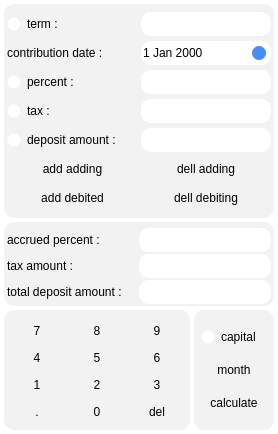
<?xml version="1.0" encoding="UTF-8"?>
<ui version="4.0">
 <class>deposit</class>
 <widget class="QWidget" name="deposit">
  <property name="geometry">
   <rect>
    <x>0</x>
    <y>0</y>
    <width>278</width>
    <height>434</height>
   </rect>
  </property>
  <property name="windowTitle">
   <string>Form</string>
  </property>
  <property name="windowIcon">
   <iconset>
    <normaloff> icon.ico</normaloff> icon.ico</iconset>
  </property>
  <property name="styleSheet">
   <string notr="true">background-color: rgb(255, 255, 255);</string>
  </property>
  <layout class="QGridLayout" name="gridLayout_11">
   <property name="leftMargin">
    <number>4</number>
   </property>
   <property name="topMargin">
    <number>4</number>
   </property>
   <property name="rightMargin">
    <number>4</number>
   </property>
   <property name="bottomMargin">
    <number>4</number>
   </property>
   <property name="spacing">
    <number>4</number>
   </property>
   <item row="0" column="0" colspan="2">
    <widget class="QGroupBox" name="groupBox">
     <property name="whatsThis">
      <string>deposit_input_box</string>
     </property>
     <property name="styleSheet">
      <string notr="true">background-color: rgba(126, 125, 128, 26);
border-top-right-radius: 10px;
border-bottom-right-radius: 10px;
border-bottom-left-radius: 10px;
border-top-left-radius: 10px;</string>
     </property>
     <layout class="QGridLayout" name="gridLayout_10">
      <property name="leftMargin">
       <number>0</number>
      </property>
      <property name="topMargin">
       <number>0</number>
      </property>
      <property name="rightMargin">
       <number>0</number>
      </property>
      <property name="bottomMargin">
       <number>0</number>
      </property>
      <property name="spacing">
       <number>3</number>
      </property>
      <item row="4" column="0">
       <layout class="QGridLayout" name="deposit_amount_layout">
        <item row="0" column="0">
         <widget class="QRadioButton" name="deposit_amount_r_botton">
          <property name="minimumSize">
           <size>
            <width>0</width>
            <height>24</height>
           </size>
          </property>
          <property name="styleSheet">
           <string notr="true">QRadioButton{ 
	background-color: None;
}

QRadioButton::indicator::unchecked{ 
	border: 1px solid; 
	border-color: rgba(255, 255, 255, 0);
	border-radius: 7px;
	background-color: white; 
	width: 12px; 
	height: 12px; 
}

QRadioButton::indicator::checked{ 
	border: 1px dotted; 
	border-color: rgba(162, 162, 162);
	border-radius: 7px;
	background-color: rgb(64, 134, 247);
	width: 12px; 
	height: 12px; 
}

</string>
          </property>
          <property name="text">
           <string>deposit amount :</string>
          </property>
         </widget>
        </item>
        <item row="0" column="1">
         <widget class="QLabel" name="show_deposit_amount">
          <property name="minimumSize">
           <size>
            <width>0</width>
            <height>24</height>
           </size>
          </property>
          <property name="styleSheet">
           <string notr="true">background-color: rgb(255, 255, 255);
color: black;</string>
          </property>
          <property name="text">
           <string/>
          </property>
         </widget>
        </item>
       </layout>
      </item>
      <item row="0" column="0">
       <layout class="QGridLayout" name="term_layout">
        <item row="0" column="1">
         <widget class="QLabel" name="show_term">
          <property name="minimumSize">
           <size>
            <width>0</width>
            <height>24</height>
           </size>
          </property>
          <property name="styleSheet">
           <string notr="true">background-color: rgb(255, 255, 255);
color: black;</string>
          </property>
          <property name="text">
           <string/>
          </property>
          <property name="alignment">
           <set>Qt::AlignCenter</set>
          </property>
         </widget>
        </item>
        <item row="0" column="0">
         <widget class="QRadioButton" name="term_r_button">
          <property name="minimumSize">
           <size>
            <width>0</width>
            <height>24</height>
           </size>
          </property>
          <property name="styleSheet">
           <string notr="true">QRadioButton{ 
	background-color: None;
}

QRadioButton::indicator::unchecked{ 
	border: 1px solid; 
	border-color: rgba(255, 255, 255, 0);
	border-radius: 7px;
	background-color: white; 
	width: 12px; 
	height: 12px; 
}

QRadioButton::indicator::checked{ 
	border: 1px dotted; 
	border-color: rgba(162, 162, 162);
	border-radius: 7px;
	background-color: rgb(64, 134, 247);
	width: 12px; 
	height: 12px; 
}

</string>
          </property>
          <property name="text">
           <string>term :</string>
          </property>
         </widget>
        </item>
       </layout>
      </item>
      <item row="3" column="0">
       <layout class="QGridLayout" name="tax_layout">
        <item row="0" column="1">
         <widget class="QLabel" name="show_tax">
          <property name="minimumSize">
           <size>
            <width>0</width>
            <height>24</height>
           </size>
          </property>
          <property name="styleSheet">
           <string notr="true">background-color: rgb(255, 255, 255);
color: black;</string>
          </property>
          <property name="text">
           <string/>
          </property>
         </widget>
        </item>
        <item row="0" column="0">
         <widget class="QRadioButton" name="tax_r_button">
          <property name="minimumSize">
           <size>
            <width>0</width>
            <height>24</height>
           </size>
          </property>
          <property name="styleSheet">
           <string notr="true">QRadioButton{ 
	background-color: None;
}

QRadioButton::indicator::unchecked{ 
	border: 1px solid; 
	border-color: rgba(255, 255, 255, 0);
	border-radius: 7px;
	background-color: white; 
	width: 12px; 
	height: 12px; 
}

QRadioButton::indicator::checked{ 
	border: 1px dotted; 
	border-color: rgba(162, 162, 162);
	border-radius: 7px;
	background-color: rgb(64, 134, 247);
	width: 12px; 
	height: 12px; 
}

</string>
          </property>
          <property name="text">
           <string>tax :</string>
          </property>
         </widget>
        </item>
       </layout>
      </item>
      <item row="6" column="0">
       <layout class="QVBoxLayout" name="dynamic_vert_layout_add">
        <property name="spacing">
         <number>3</number>
        </property>
       </layout>
      </item>
      <item row="5" column="0">
       <layout class="QGridLayout" name="adding_group_layout">
        <item row="0" column="0">
         <widget class="QPushButton" name="add_adding">
          <property name="minimumSize">
           <size>
            <width>102</width>
            <height>24</height>
           </size>
          </property>
          <property name="styleSheet">
           <string notr="true">QPushButton {
	background-color: rgba(255, 255, 255, 0);
}


QPushButton:pressed {
 	color: rgb(98, 197, 84);
}</string>
          </property>
          <property name="text">
           <string>add adding</string>
          </property>
         </widget>
        </item>
        <item row="0" column="1">
         <widget class="QPushButton" name="dell_adding">
          <property name="minimumSize">
           <size>
            <width>0</width>
            <height>24</height>
           </size>
          </property>
          <property name="styleSheet">
           <string notr="true">QPushButton {
	background-color: rgba(255, 255, 255, 0);
}


QPushButton:pressed {
 	color: rgb(236, 105, 95);
}</string>
          </property>
          <property name="text">
           <string>dell adding</string>
          </property>
         </widget>
        </item>
       </layout>
      </item>
      <item row="2" column="0">
       <layout class="QGridLayout" name="percent_layout">
        <item row="0" column="0">
         <widget class="QRadioButton" name="percent_r_button">
          <property name="minimumSize">
           <size>
            <width>0</width>
            <height>24</height>
           </size>
          </property>
          <property name="styleSheet">
           <string notr="true">QRadioButton{ 
	background-color: None;
}

QRadioButton::indicator::unchecked{ 
	border: 1px solid; 
	border-color: rgba(255, 255, 255, 0);
	border-radius: 7px;
	background-color: white; 
	width: 12px; 
	height: 12px; 
}

QRadioButton::indicator::checked{ 
	border: 1px dotted; 
	border-color: rgba(162, 162, 162);
	border-radius: 7px;
	background-color: rgb(64, 134, 247);
	width: 12px; 
	height: 12px; 
}

</string>
          </property>
          <property name="text">
           <string>percent :</string>
          </property>
         </widget>
        </item>
        <item row="0" column="1">
         <widget class="QLabel" name="show_percent">
          <property name="minimumSize">
           <size>
            <width>0</width>
            <height>24</height>
           </size>
          </property>
          <property name="styleSheet">
           <string notr="true">background-color: rgb(255, 255, 255);
color: black;</string>
          </property>
          <property name="text">
           <string/>
          </property>
         </widget>
        </item>
       </layout>
      </item>
      <item row="7" column="0">
       <layout class="QGridLayout" name="debiting_group_layout">
        <item row="0" column="0">
         <widget class="QPushButton" name="add_debited">
          <property name="minimumSize">
           <size>
            <width>0</width>
            <height>24</height>
           </size>
          </property>
          <property name="styleSheet">
           <string notr="true">QPushButton {
	background-color: rgba(255, 255, 255, 0);
}


QPushButton:pressed {
 	color: rgb(98, 197, 84);
}</string>
          </property>
          <property name="text">
           <string>add debited</string>
          </property>
         </widget>
        </item>
        <item row="0" column="1">
         <widget class="QPushButton" name="dell_debiting">
          <property name="minimumSize">
           <size>
            <width>0</width>
            <height>24</height>
           </size>
          </property>
          <property name="styleSheet">
           <string notr="true">QPushButton {
	background-color: rgba(255, 255, 255, 0);
}


QPushButton:pressed {
 	color: rgb(236, 105, 95);
}</string>
          </property>
          <property name="text">
           <string>dell debiting</string>
          </property>
         </widget>
        </item>
       </layout>
      </item>
      <item row="1" column="0">
       <layout class="QGridLayout" name="contribute_date_layout">
        <item row="0" column="1">
         <widget class="QDateEdit" name="contribution_calendar">
          <property name="minimumSize">
           <size>
            <width>0</width>
            <height>24</height>
           </size>
          </property>
          <property name="styleSheet">
           <string notr="true">QDateEdit
{
	background-color : white;
}

QDateEdit::down-button
{	
	background-color : rgb(72, 141, 247);
	border-bottom-right-radius: 7px;
	border-bottom-left-radius: 7px;
	width: 14px; 
	height: 7px; 
	margin-right: 5px;
	margin-bottom: 5px;
}

QDateEdit::down-button:pressed
{	
	background-color : rgb(53, 113, 205);
	border-bottom-right-radius: 7px;
	border-bottom-left-radius: 7px;
	width: 14px; 
	height: 7px; 
	margin-right: 5px;
	margin-bottom: 5px;
}

QDateEdit::up-button
{	
	background-color : rgb(72, 141, 247);
	border-top-right-radius: 7px;
	border-top-left-radius: 7px;
	width: 14px; 
	height: 7px; 
	margin-right: 5px;
	margin-top: 5px;
}

QDateEdit::up-button:pressed
{	
	background-color : rgb(53, 113, 205);
	border-top-right-radius: 7px;
	border-top-left-radius: 7px;
	width: 14px; 
	height: 7px; 
	margin-right: 5px;
	margin-top: 5px;
}</string>
          </property>
          <property name="readOnly">
           <bool>false</bool>
          </property>
          <property name="buttonSymbols">
           <enum>QAbstractSpinBox::PlusMinus</enum>
          </property>
          <property name="keyboardTracking">
           <bool>false</bool>
          </property>
          <property name="calendarPopup">
           <bool>false</bool>
          </property>
         </widget>
        </item>
        <item row="0" column="0">
         <widget class="QLabel" name="date_contribution">
          <property name="minimumSize">
           <size>
            <width>0</width>
            <height>24</height>
           </size>
          </property>
          <property name="styleSheet">
           <string notr="true">background-color: rgba(255, 255, 255, 0);</string>
          </property>
          <property name="text">
           <string>contribution date :</string>
          </property>
         </widget>
        </item>
       </layout>
      </item>
      <item row="8" column="0">
       <layout class="QVBoxLayout" name="dynamic_vert_layout_deb">
        <property name="spacing">
         <number>3</number>
        </property>
       </layout>
      </item>
     </layout>
    </widget>
   </item>
   <item row="2" column="1">
    <widget class="QGroupBox" name="operation_group_box">
     <property name="minimumSize">
      <size>
       <width>80</width>
       <height>120</height>
      </size>
     </property>
     <property name="maximumSize">
      <size>
       <width>80</width>
       <height>120</height>
      </size>
     </property>
     <property name="styleSheet">
      <string notr="true">background-color: rgba(126, 125, 128, 26);
border-top-right-radius: 10px;
border-bottom-right-radius: 10px;
border-bottom-left-radius: 10px;
border-top-left-radius: 10px;</string>
     </property>
     <layout class="QGridLayout" name="gridLayout_2">
      <property name="leftMargin">
       <number>0</number>
      </property>
      <property name="topMargin">
       <number>0</number>
      </property>
      <property name="rightMargin">
       <number>0</number>
      </property>
      <property name="bottomMargin">
       <number>0</number>
      </property>
      <property name="spacing">
       <number>0</number>
      </property>
      <item row="2" column="0">
       <widget class="QPushButton" name="calculate">
        <property name="minimumSize">
         <size>
          <width>60</width>
          <height>24</height>
         </size>
        </property>
        <property name="maximumSize">
         <size>
          <width>66</width>
          <height>24</height>
         </size>
        </property>
        <property name="styleSheet">
         <string notr="true">QPushButton {
	background-color: rgba(255, 255, 255, 0);
}


QPushButton:pressed {
 	color: rgb(244, 191, 79);
}</string>
        </property>
        <property name="text">
         <string>calculate</string>
        </property>
       </widget>
      </item>
      <item row="0" column="0">
       <widget class="QRadioButton" name="capitalization">
        <property name="minimumSize">
         <size>
          <width>66</width>
          <height>24</height>
         </size>
        </property>
        <property name="maximumSize">
         <size>
          <width>66</width>
          <height>24</height>
         </size>
        </property>
        <property name="layoutDirection">
         <enum>Qt::LeftToRight</enum>
        </property>
        <property name="autoFillBackground">
         <bool>false</bool>
        </property>
        <property name="styleSheet">
         <string notr="true">QRadioButton{ 
	background-color: None;
}

QRadioButton::indicator::unchecked{ 
	border: 1px solid; 
	border-color: rgba(255, 255, 255, 0);
	border-radius: 7px;
	background-color: white; 
	width: 12px; 
	height: 12px; 
}

QRadioButton::indicator::checked{ 
border: 1px dotted; 
border-color: rgba(162, 162, 162);
border-radius: 7px;
background-color: rgb(64, 134, 247);
width: 12px; 
height: 12px; 
}

</string>
        </property>
        <property name="text">
         <string>capital</string>
        </property>
       </widget>
      </item>
      <item row="1" column="0">
       <widget class="QPushButton" name="periodicity">
        <property name="minimumSize">
         <size>
          <width>66</width>
          <height>24</height>
         </size>
        </property>
        <property name="maximumSize">
         <size>
          <width>66</width>
          <height>24</height>
         </size>
        </property>
        <property name="styleSheet">
         <string notr="true">QPushButton {
	background-color: rgba(255, 255, 255, 0);
}


QPushButton:pressed {
 	color: rgb(244, 191, 79);
}</string>
        </property>
        <property name="text">
         <string>month</string>
        </property>
       </widget>
      </item>
     </layout>
    </widget>
   </item>
   <item row="2" column="0">
    <widget class="QGroupBox" name="operand_group_box">
     <property name="minimumSize">
      <size>
       <width>0</width>
       <height>120</height>
      </size>
     </property>
     <property name="maximumSize">
      <size>
       <width>16777215</width>
       <height>120</height>
      </size>
     </property>
     <property name="styleSheet">
      <string notr="true">background-color: rgba(126, 125, 128, 26);
border-top-right-radius: 10px;
border-bottom-right-radius: 10px;
border-bottom-left-radius: 10px;
border-top-left-radius: 10px;</string>
     </property>
     <layout class="QGridLayout" name="gridLayout">
      <property name="leftMargin">
       <number>0</number>
      </property>
      <property name="topMargin">
       <number>0</number>
      </property>
      <property name="rightMargin">
       <number>0</number>
      </property>
      <property name="bottomMargin">
       <number>0</number>
      </property>
      <property name="spacing">
       <number>0</number>
      </property>
      <item row="3" column="0">
       <widget class="QPushButton" name="dot">
        <property name="minimumSize">
         <size>
          <width>60</width>
          <height>24</height>
         </size>
        </property>
        <property name="styleSheet">
         <string notr="true">QPushButton {
	background-color: rgba(255, 255, 255, 0);
}


QPushButton:pressed {
    color: rgb(64, 134, 247);
}</string>
        </property>
        <property name="text">
         <string>.</string>
        </property>
       </widget>
      </item>
      <item row="0" column="0">
       <widget class="QPushButton" name="seven">
        <property name="minimumSize">
         <size>
          <width>60</width>
          <height>24</height>
         </size>
        </property>
        <property name="styleSheet">
         <string notr="true">QPushButton {
	background-color: rgba(255, 255, 255, 0);
}


QPushButton:pressed {
    color: rgb(64, 134, 247);
}</string>
        </property>
        <property name="text">
         <string>7</string>
        </property>
       </widget>
      </item>
      <item row="1" column="1">
       <widget class="QPushButton" name="five">
        <property name="minimumSize">
         <size>
          <width>60</width>
          <height>24</height>
         </size>
        </property>
        <property name="styleSheet">
         <string notr="true">QPushButton {
	background-color: rgba(255, 255, 255, 0);
}


QPushButton:pressed {
    color: rgb(64, 134, 247);
}</string>
        </property>
        <property name="text">
         <string>5</string>
        </property>
       </widget>
      </item>
      <item row="1" column="0">
       <widget class="QPushButton" name="four">
        <property name="minimumSize">
         <size>
          <width>60</width>
          <height>24</height>
         </size>
        </property>
        <property name="styleSheet">
         <string notr="true">QPushButton {
	background-color: rgba(255, 255, 255, 0);
}


QPushButton:pressed {
    color: rgb(64, 134, 247);
}</string>
        </property>
        <property name="text">
         <string>4</string>
        </property>
       </widget>
      </item>
      <item row="2" column="0">
       <widget class="QPushButton" name="one">
        <property name="minimumSize">
         <size>
          <width>60</width>
          <height>24</height>
         </size>
        </property>
        <property name="styleSheet">
         <string notr="true">QPushButton {
	background-color: rgba(255, 255, 255, 0);
}


QPushButton:pressed {
    color: rgb(64, 134, 247);
}</string>
        </property>
        <property name="text">
         <string>1</string>
        </property>
       </widget>
      </item>
      <item row="2" column="2">
       <widget class="QPushButton" name="three">
        <property name="minimumSize">
         <size>
          <width>60</width>
          <height>24</height>
         </size>
        </property>
        <property name="styleSheet">
         <string notr="true">QPushButton {
	background-color: rgba(255, 255, 255, 0);
}


QPushButton:pressed {
    color: rgb(64, 134, 247);
}</string>
        </property>
        <property name="text">
         <string>3</string>
        </property>
       </widget>
      </item>
      <item row="2" column="1">
       <widget class="QPushButton" name="two">
        <property name="minimumSize">
         <size>
          <width>60</width>
          <height>24</height>
         </size>
        </property>
        <property name="styleSheet">
         <string notr="true">QPushButton {
	background-color: rgba(255, 255, 255, 0);
}


QPushButton:pressed {
    color: rgb(64, 134, 247);
}</string>
        </property>
        <property name="text">
         <string>2</string>
        </property>
       </widget>
      </item>
      <item row="1" column="2">
       <widget class="QPushButton" name="six">
        <property name="minimumSize">
         <size>
          <width>60</width>
          <height>24</height>
         </size>
        </property>
        <property name="styleSheet">
         <string notr="true">QPushButton {
	background-color: rgba(255, 255, 255, 0);
}


QPushButton:pressed {
    color: rgb(64, 134, 247);
}</string>
        </property>
        <property name="text">
         <string>6</string>
        </property>
       </widget>
      </item>
      <item row="3" column="1">
       <widget class="QPushButton" name="zero">
        <property name="minimumSize">
         <size>
          <width>60</width>
          <height>24</height>
         </size>
        </property>
        <property name="styleSheet">
         <string notr="true">QPushButton {
	background-color: rgba(255, 255, 255, 0);
}


QPushButton:pressed {
    color: rgb(64, 134, 247);
}</string>
        </property>
        <property name="text">
         <string>0</string>
        </property>
       </widget>
      </item>
      <item row="3" column="2">
       <widget class="QPushButton" name="del">
        <property name="minimumSize">
         <size>
          <width>50</width>
          <height>24</height>
         </size>
        </property>
        <property name="styleSheet">
         <string notr="true">QPushButton {
	background-color: rgba(255, 255, 255, 0);
}


QPushButton:pressed {
 	color: rgb(236, 105, 95);
}</string>
        </property>
        <property name="text">
         <string>del</string>
        </property>
       </widget>
      </item>
      <item row="0" column="1">
       <widget class="QPushButton" name="eight">
        <property name="minimumSize">
         <size>
          <width>60</width>
          <height>24</height>
         </size>
        </property>
        <property name="styleSheet">
         <string notr="true">QPushButton {
	background-color: rgba(255, 255, 255, 0);
}


QPushButton:pressed {
    color: rgb(64, 134, 247);
}</string>
        </property>
        <property name="text">
         <string>8</string>
        </property>
       </widget>
      </item>
      <item row="0" column="2">
       <widget class="QPushButton" name="nine">
        <property name="minimumSize">
         <size>
          <width>60</width>
          <height>24</height>
         </size>
        </property>
        <property name="styleSheet">
         <string notr="true">QPushButton {
	background-color: rgba(255, 255, 255, 0);
}


QPushButton:pressed {
    color: rgb(64, 134, 247);
}</string>
        </property>
        <property name="text">
         <string>9</string>
        </property>
       </widget>
      </item>
     </layout>
    </widget>
   </item>
   <item row="1" column="0" colspan="2">
    <widget class="QGroupBox" name="output_group_box">
     <property name="minimumSize">
      <size>
       <width>0</width>
       <height>84</height>
      </size>
     </property>
     <property name="maximumSize">
      <size>
       <width>16777215</width>
       <height>84</height>
      </size>
     </property>
     <property name="styleSheet">
      <string notr="true">background-color: rgba(126, 125, 128, 26);
border-top-right-radius: 10px;
border-bottom-right-radius: 10px;
border-bottom-left-radius: 10px;
border-top-left-radius: 10px;</string>
     </property>
     <layout class="QGridLayout" name="gridLayout_12">
      <property name="leftMargin">
       <number>0</number>
      </property>
      <property name="topMargin">
       <number>0</number>
      </property>
      <property name="rightMargin">
       <number>0</number>
      </property>
      <property name="bottomMargin">
       <number>0</number>
      </property>
      <property name="horizontalSpacing">
       <number>0</number>
      </property>
      <property name="verticalSpacing">
       <number>3</number>
      </property>
      <item row="1" column="0">
       <widget class="QLabel" name="res_tax">
        <property name="minimumSize">
         <size>
          <width>0</width>
          <height>24</height>
         </size>
        </property>
        <property name="styleSheet">
         <string notr="true">background-color: rgba(255, 255, 255, 0);</string>
        </property>
        <property name="text">
         <string>tax amount :</string>
        </property>
       </widget>
      </item>
      <item row="2" column="0">
       <widget class="QLabel" name="res_amount">
        <property name="minimumSize">
         <size>
          <width>0</width>
          <height>24</height>
         </size>
        </property>
        <property name="styleSheet">
         <string notr="true">background-color: rgba(255, 255, 255, 0);</string>
        </property>
        <property name="text">
         <string>total deposit amount :</string>
        </property>
       </widget>
      </item>
      <item row="0" column="0">
       <widget class="QLabel" name="res_persent">
        <property name="minimumSize">
         <size>
          <width>0</width>
          <height>24</height>
         </size>
        </property>
        <property name="styleSheet">
         <string notr="true">background-color: rgba(255, 255, 255, 0);</string>
        </property>
        <property name="text">
         <string>accrued percent :</string>
        </property>
       </widget>
      </item>
      <item row="0" column="1">
       <widget class="QLabel" name="res_persent_show">
        <property name="minimumSize">
         <size>
          <width>0</width>
          <height>24</height>
         </size>
        </property>
        <property name="maximumSize">
         <size>
          <width>16777215</width>
          <height>24</height>
         </size>
        </property>
        <property name="styleSheet">
         <string notr="true">background-color: rgb(255, 255, 255);
color: black;</string>
        </property>
        <property name="text">
         <string/>
        </property>
       </widget>
      </item>
      <item row="1" column="1">
       <widget class="QLabel" name="res_tax_show">
        <property name="minimumSize">
         <size>
          <width>0</width>
          <height>24</height>
         </size>
        </property>
        <property name="maximumSize">
         <size>
          <width>16777215</width>
          <height>24</height>
         </size>
        </property>
        <property name="styleSheet">
         <string notr="true">background-color: rgb(255, 255, 255);
color: black;</string>
        </property>
        <property name="text">
         <string/>
        </property>
       </widget>
      </item>
      <item row="2" column="1">
       <widget class="QLabel" name="res_amount_show">
        <property name="minimumSize">
         <size>
          <width>0</width>
          <height>24</height>
         </size>
        </property>
        <property name="maximumSize">
         <size>
          <width>16777215</width>
          <height>24</height>
         </size>
        </property>
        <property name="styleSheet">
         <string notr="true">background-color: rgb(255, 255, 255);
color: black;</string>
        </property>
        <property name="text">
         <string/>
        </property>
        <property name="alignment">
         <set>Qt::AlignCenter</set>
        </property>
       </widget>
      </item>
     </layout>
    </widget>
   </item>
  </layout>
 </widget>
 <resources/>
 <connections/>
</ui>
